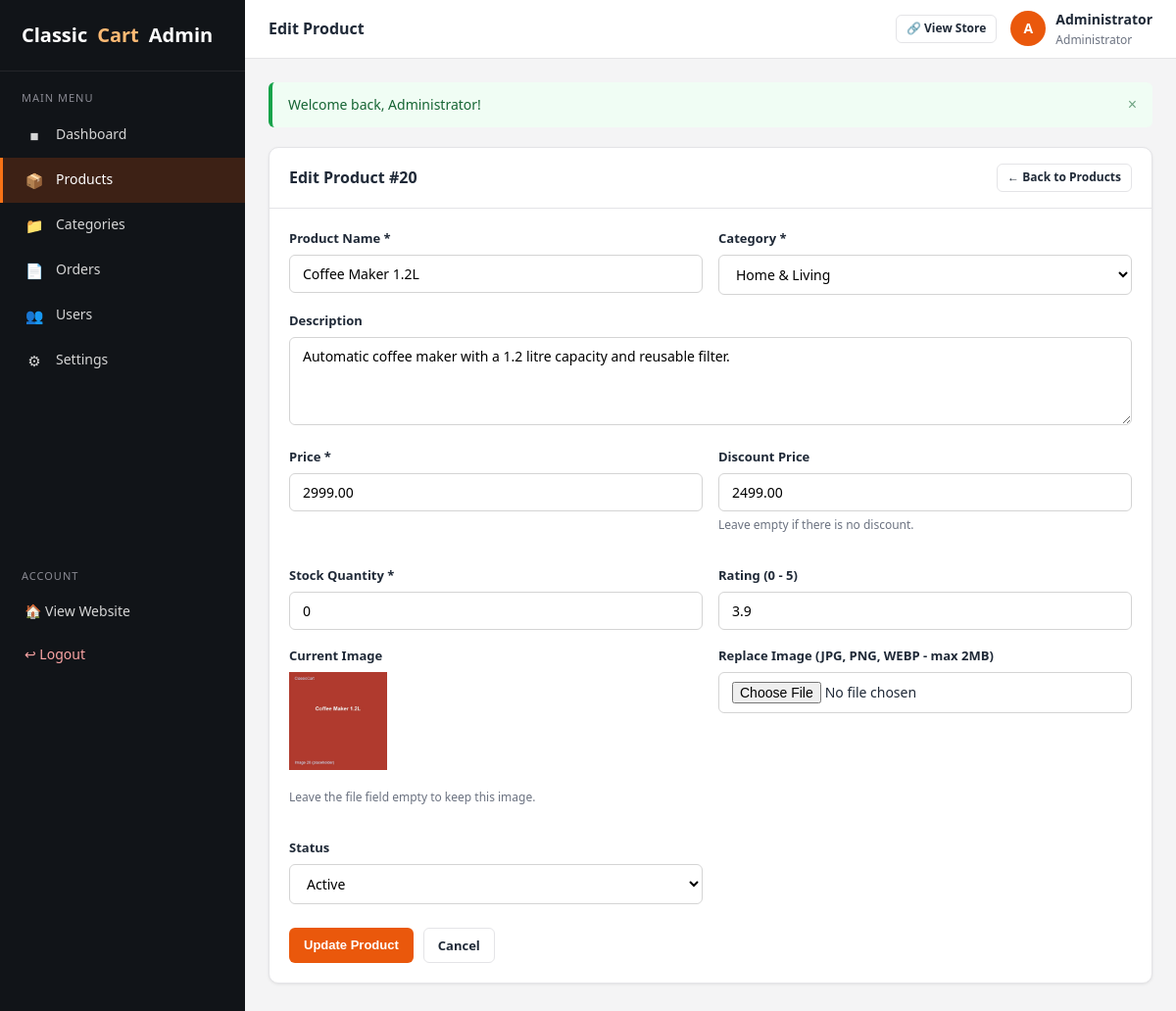
/admin/product-edit.php?id=20 (signed in), run on the app's committed database.
### tables this page shows
CREATE TABLE `products` (
  `id` INT(11) NOT NULL AUTO_INCREMENT,
  `category_id` INT(11) NOT NULL,
  `name` VARCHAR(200) NOT NULL,
  `description` TEXT DEFAULT NULL,
  `price` DECIMAL(10,2) NOT NULL DEFAULT 0.00,
  `discount_price` DECIMAL(10,2) DEFAULT NULL,
  `stock` INT(11) NOT NULL DEFAULT 0,
  `image` VARCHAR(255) NOT NULL,
  `rating` DECIMAL(2,1) NOT NULL DEFAULT 0.0,
  `status` TINYINT(1) NOT NULL DEFAULT 1 COMMENT '1 = active, 0 = inactive',
  `created_at` TIMESTAMP NOT NULL DEFAULT CURRENT_TIMESTAMP,
  `updated_at` TIMESTAMP NOT NULL DEFAULT CURRENT_TIMESTAMP ON UPDATE CURRENT_TIMESTAMP,
  PRIMARY KEY (`id`),
  KEY `idx_product_category` (`category_id`),
  CONSTRAINT `fk_product_category` FOREIGN KEY (`category_id`) REFERENCES `categories` (`id`) ON DELETE RESTRICT ON UPDATE CASCADE
);

CREATE TABLE `categories` (
  `id` INT(11) NOT NULL AUTO_INCREMENT,
  `name` VARCHAR(100) NOT NULL,
  `image` VARCHAR(255) DEFAULT NULL,
  `description` TEXT DEFAULT NULL,
  `status` TINYINT(1) NOT NULL DEFAULT 1 COMMENT '1 = active, 0 = inactive',
  `created_at` TIMESTAMP NOT NULL DEFAULT CURRENT_TIMESTAMP,
  PRIMARY KEY (`id`),
  UNIQUE KEY `uq_category_name` (`name`)
);

### includes/functions.php (called while the page is built, shortened)
<?php
require_once __DIR__ . '/../config/database.php';
function flash_get(): array
{
    $messages = $_SESSION['flash'] ?? array();
    return $messages;
}
function e(?string $value): string
{
    return htmlspecialchars((string)$value, ENT_QUOTES, 'UTF-8');
}
function base_url(): string
{
    $dir = str_replace('\\', '/', dirname($_SERVER['SCRIPT_NAME']));
    $dir = rtrim($dir, '/');
    if (strpos($dir, '/admin') !== false) {
        $dir = substr($dir, 0, strpos($dir, '/admin'));
    }
    return $dir;
}
function product_image(string $image): string
{
    return base_url() . '/uploads/products/' . rawurlencode($image);
}
    ?>
    <?php
function get_product(int $id, bool $activeOnly = true): ?array
{
    $sql = 'SELECT p.*, c.name AS category_name
            FROM products p
            JOIN categories c ON c.id = p.category_id
            WHERE p.id = ?';
    $stmt = db()->prepare($sql);
    $stmt->execute(array($id));
    $product = $stmt->fetch();
    return $product ?: null;
}

### config/database.php (called while the page is built, shortened)
<?php
function db(): PDO
{
    static $pdo = null;
    if ($pdo === null) {
        try {
            $pdo = new PDO(
                'mysql:host=' . DB_HOST . ';dbname=' . DB_NAME . ';charset=utf8mb4',
                DB_USER,
                DB_PASS,
                array(
                    PDO::ATTR_ERRMODE            => PDO::ERRMODE_EXCEPTION,
                    PDO::ATTR_DEFAULT_FETCH_MODE => PDO::FETCH_ASSOC,
                    PDO::ATTR_EMULATE_PREPARES   => false,
                )
            );
        } catch (PDOException $e) {
            die('Database connection could not be established. Please check your configuration in config/database.php and make sure the database was imported.');
        }
    }
    return $pdo;
}

### includes/auth.php (called while the page is built, shortened)
<?php
require_once __DIR__ . '/functions.php';
function current_admin(): ?array
{
    $stmt = db()->prepare('SELECT * FROM admins WHERE id = ? LIMIT 1');
    $stmt->execute(array((int)$_SESSION['admin_id']));
    $admin = $stmt->fetch();
    if ($admin && (int)$admin['status'] === 1) {
        return $admin;
    }
    return null;
}

### admin/product-edit.php (the view, shortened to what this page needs)
<?php
$page_title = 'Edit Product';
require_once __DIR__ . '/includes/header.php';
$id = (int)($_GET['id'] ?? 0);
$product = get_product($id, false);
$categories = db()->query('SELECT * FROM categories ORDER BY name')->fetchAll();
$input = array(
    'name'           => $product['name'],
    'category_id'    => $product['category_id'],
    'description'    => $product['description'],
    'price'          => $product['price'],
    'discount_price' => $product['discount_price'],
    'stock'          => $product['stock'],
    'rating'         => $product['rating'],
    'status'         => $product['status'],
);
$imageName = $product['image'];
?>
<div class="card">
    <div class="card-header">
        <h3>Edit Product #<?php echo (int)$id; ?></h3>
        <a href="products.php" class="btn btn-outline btn-sm">&larr; Back to Products</a>
    </div>
    <div class="card-body">
        <form method="post" action="product-edit.php?id=<?php echo (int)$id; ?>" enctype="multipart/form-data">
            <div class="form-grid">
                <div class="form-group">
                    <label for="name">Product Name *</label>
                    <input type="text" id="name" name="name" class="form-control" value="<?php echo e($input['name']); ?>" required>
                </div>
                <div class="form-group">
                    <label for="category_id">Category *</label>
                    <select id="category_id" name="category_id" class="form-control" required>
                        <?php foreach ($categories as $cat) { ?>
                            <option value="<?php echo (int)$cat['id']; ?>" <?php echo (int)$input['category_id'] === (int)$cat['id'] ? 'selected' : ''; ?>><?php echo e($cat['name']); ?></option>
                        <?php } ?>
                    </select>
                </div>
            </div>
            <div class="form-group">
                <label for="description">Description</label>
                <textarea id="description" name="description" class="form-control"><?php echo e($input['description']); ?></textarea>
            </div>
            <div class="form-grid">
                <div class="form-group">
                    <label for="price">Price *</label>
                    <input type="number" step="0.01" min="0" id="price" name="price" class="form-control" value="<?php echo e($input['price']); ?>" required>
                </div>
                <div class="form-group">
                    <label for="discount_price">Discount Price</label>
                    <input type="number" step="0.01" min="0" id="discount_price" name="discount_price" class="form-control" value="<?php echo e($input['discount_price']); ?>">
                    <div class="form-hint">Leave empty if there is no discount.</div>
                </div>
                <div class="form-group">
                    <label for="stock">Stock Quantity *</label>
                    <input type="number" min="0" id="stock" name="stock" class="form-control" value="<?php echo e($input['stock']); ?>" required>
                </div>
                <div class="form-group">
                    <label for="rating">Rating (0 - 5)</label>
                    <input type="number" step="0.1" min="0" max="5" id="rating" name="rating" class="form-control" value="<?php echo e($input['rating']); ?>">
                </div>
            </div>
            <div class="form-grid">
                <div class="form-group">
                    <label>Current Image</label>
                    <img src="<?php echo e(product_image($imageName)); ?>" class="thumbnail" style="width:100px; height:100px; margin-bottom:8px;" alt="">
                    <div class="form-hint">Leave the file field empty to keep this image.</div>
                </div>
                <div class="form-group">
                    <label for="image">Replace Image (JPG, PNG, WEBP - max 2MB)</label>
                    <input type="file" id="image" name="image" class="form-control" accept=".jpg,.jpeg,.png,.webp">
                </div>
                <div class="form-group">
                    <label for="status">Status</label>
                    <select id="status" name="status" class="form-control">
                        <option value="1" <?php echo (int)$input['status'] === 1 ? 'selected' : ''; ?>>Active</option>
                    </select>
                </div>
            </div>
            <div class="form-actions">
                <button type="submit" class="btn btn-primary">Update Product</button>
                <a href="products.php" class="btn btn-outline">Cancel</a>
            </div>
        </form>
    </div>
</div>
<?php require_once __DIR__ . '/includes/footer.php'; ?>

### admin/includes/header.php (shortened to what this page needs)
<?php
require_once __DIR__ . '/../../includes/auth.php';
$admin     = current_admin();
$flashMsgs = flash_get();
$adminInitial = strtoupper(substr($admin['name'], 0, 1));
?>
<!DOCTYPE html>
<html lang="en">
<head>
    <link rel="stylesheet" href="assets/css/admin.css">
</head>
<body>
<div class="admin-wrapper">
    <?php require __DIR__ . '/sidebar.php'; ?>
    <div class="admin-main">
        <header class="admin-topbar">
            <div class="flex">
                <span class="topbar-title"><?php echo e($page_title); ?></span>
            </div>
            <div class="topbar-right">
                <a href="../index.php" class="btn btn-outline btn-sm">&#128279; View Store</a>
                <div class="admin-avatar">
                    <span class="avatar-circle"><?php echo e($adminInitial); ?></span>
                    <div>
                        <div class="admin-name"><?php echo e($admin['name']); ?></div>
                        <div class="admin-role">Administrator</div>
                    </div>
                </div>
            </div>
        </header>
        <div class="admin-content">
            <?php if (!empty($flashMsgs)) { ?>
                <div class="flash-container">
                    <?php foreach ($flashMsgs as $type => $messages) { ?>
                        <?php foreach ($messages as $msg) { ?>
                            <div class="flash flash-<?php echo e($type === 'error' ? 'danger' : $type); ?>">
                                <span><?php echo e($msg); ?></span>
                                <button type="button" class="flash-close" aria-label="Close">&times;</button>
                            </div>
                        <?php } ?>
                    <?php } ?>
                </div>
            <?php } ?>

### admin/assets/css/admin.css (style rules this page uses)
:root { --primary: #ea580c; --primary-dark: #c2410c; --sidebar-bg: #111418; --sidebar-text: #d6d6d6; --dark: #111418; --text: #1f2937; --muted: #6b7280; --light-bg: #f4f4f5; --white: #ffffff; --border: #e4e4e7; --success: #16a34a; --warning: #d97706; --danger: #dc2626; --info: #0f766e; --radius: 10px; --radius-sm: 6px; --shadow: 0 1px 3px rgba(17, 17, 17, 0.08); --shadow-md: 0 4px 12px rgba(17, 17, 17, 0.10); }
* { margin: 0; padding: 0; box-sizing: border-box; }
body { font-family: "Segoe UI", Tahoma, Arial, "Helvetica Neue", sans-serif; background: var(--light-bg); color: var(--text); font-size: 14px; line-height: 1.6; overflow-x: hidden; }
img { max-width: 100%; }
a { color: var(--primary); text-decoration: none; }
.admin-wrapper { display: flex; min-height: 100vh; }
.admin-main { flex: 1; margin-left: 250px; min-width: 0; display: flex; flex-direction: column; }
.admin-topbar { background: var(--white); border-bottom: 1px solid var(--border); padding: 0 24px; height: 60px; display: flex; align-items: center; justify-content: space-between; position: sticky; top: 0; z-index: 900; }
.admin-topbar .topbar-title { font-weight: 600; font-size: 16px; }
.admin-topbar .topbar-right { display: flex; align-items: center; gap: 14px; }
.admin-topbar .admin-avatar { display: flex; align-items: center; gap: 10px; }
.admin-topbar .avatar-circle { width: 36px; height: 36px; border-radius: 50%; background: var(--primary); color: #fff; display: flex; align-items: center; justify-content: center; font-weight: 700; font-size: 14px; }
.admin-topbar .admin-name { font-weight: 600; font-size: 14px; }
.admin-topbar .admin-role { font-size: 12px; color: var(--muted); }
.admin-content { padding: 24px; flex: 1; }
.card { background: var(--white); border: 1px solid var(--border); border-radius: var(--radius); box-shadow: var(--shadow); margin-bottom: 20px; }
.card-header { display: flex; align-items: center; justify-content: space-between; gap: 12px; padding: 16px 20px; border-bottom: 1px solid var(--border); flex-wrap: wrap; }
.card-header h3 { font-size: 16px; }
.card-body { padding: 20px; }
.btn { display: inline-flex; align-items: center; justify-content: center; gap: 5px; padding: 8px 14px; border: 1px solid transparent; border-radius: var(--radius-sm); font-size: 13px; font-weight: 600; cursor: pointer; background: none; color: var(--text); transition: all 0.15s ease; line-height: 1.4; }
.btn-primary { background: var(--primary); color: #fff; }
.btn-outline { border-color: var(--border); background: var(--white); color: var(--text); }
.btn-sm { padding: 5px 10px; font-size: 12px; }
.form-group { margin-bottom: 16px; }
.form-group label { display: block; margin-bottom: 6px; font-weight: 600; font-size: 13px; }
.form-control { width: 100%; padding: 9px 13px; border: 1px solid #d4d4d4; border-radius: var(--radius-sm); font-size: 14px; font-family: inherit; background: var(--white); transition: border-color 0.15s ease, box-shadow 0.15s ease; }
textarea.form-control { min-height: 90px; resize: vertical; }
.form-grid { display: grid; grid-template-columns: 1fr 1fr; gap: 16px; }
.form-hint { font-size: 12px; color: var(--muted); margin-top: 4px; }
.form-actions { display: flex; gap: 10px; margin-top: 8px; flex-wrap: wrap; }
.flash-container { margin-bottom: 20px; }
.flash { display: flex; align-items: center; justify-content: space-between; gap: 10px; padding: 12px 16px; border-radius: var(--radius-sm); border-left-width: 4px; border-left-style: solid; margin-bottom: 10px; font-size: 14px; }
.flash-success { background: #f0fdf4; border-left-color: var(--success); color: #166534; }
.flash-close { background: none; border: none; font-size: 16px; cursor: pointer; color: inherit; opacity: 0.6; }
.flex { display: flex; align-items: center; gap: 10px; flex-wrap: wrap; }

### data on the page
products: name "Coffee Maker 1.2L", category_id "Home & Living", description "Automatic coffee maker with a 1.2 litre capacity and reusable filter.", price "2999.00", discount_price "2499.00", stock "0", rating "3.9", image (picture), status "Active"

### other printed values
$page_title "Edit Product"
$adminInitial "A"
$admin['name'] "Administrator"
$msg "Welcome back, Administrator!"
$id "20"
